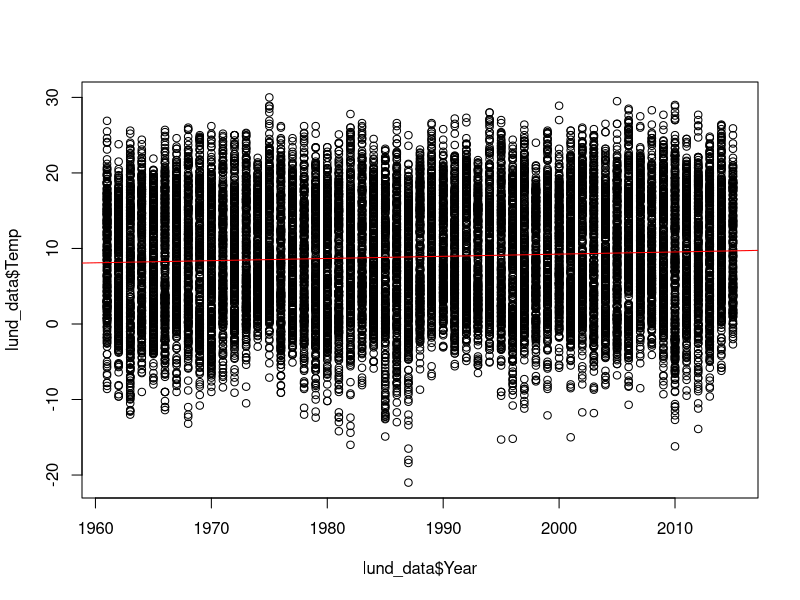
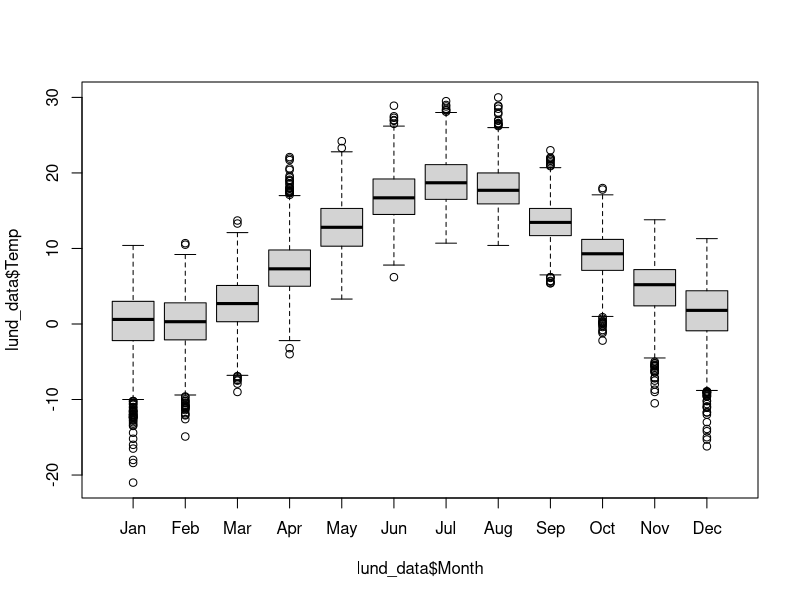
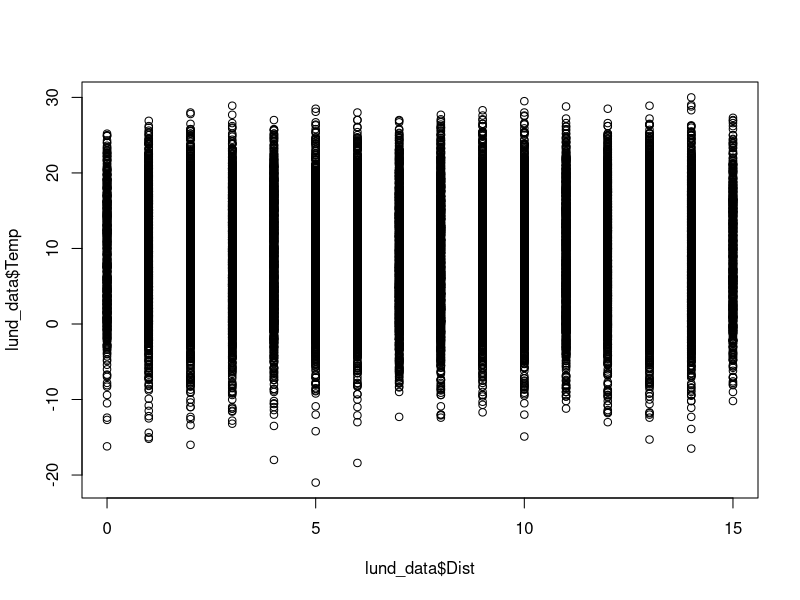

These figures' R source, in order:

dir = getwd()
setwd(dir)

#Creating plasme dataframe
lund_data = read.csv("final_file.csv")

## tell R that Month is a categorical variable, not numerical:
lund_data$Month <- factor(lund_data$Month,
                       levels=c(1,2,3,4,5,6,7,8,9,10,11,12),
                       labels=c("Jan","Feb","Mar","Apr","May","Jun","Jul","Aug","Sep","Oct","Nov","Dec"))

moon_temps_model = lm(lund_data$Temp ~ lund_data$Year + lund_data$Month*lund_data$Day + lund_data$Dist)
year_temps_model = lm(lund_data$Temp ~ lund_data$Year)

summary(moon_temps_model)

jpeg("moon_temps_year.jpeg")
with(lund_data, plot(lund_data$Temp ~ lund_data$Year))
abline(a=summary(year_temps_model)$coefficients[1],b=summary(year_temps_model)$coefficients[2], col="red")

jpeg("moon_temps_month.jpeg")
with(lund_data, plot(lund_data$Temp ~ lund_data$Month))

jpeg("moon_temps_dist.jpeg")
with(lund_data, plot(lund_data$Temp ~ lund_data$Dist))

#Done